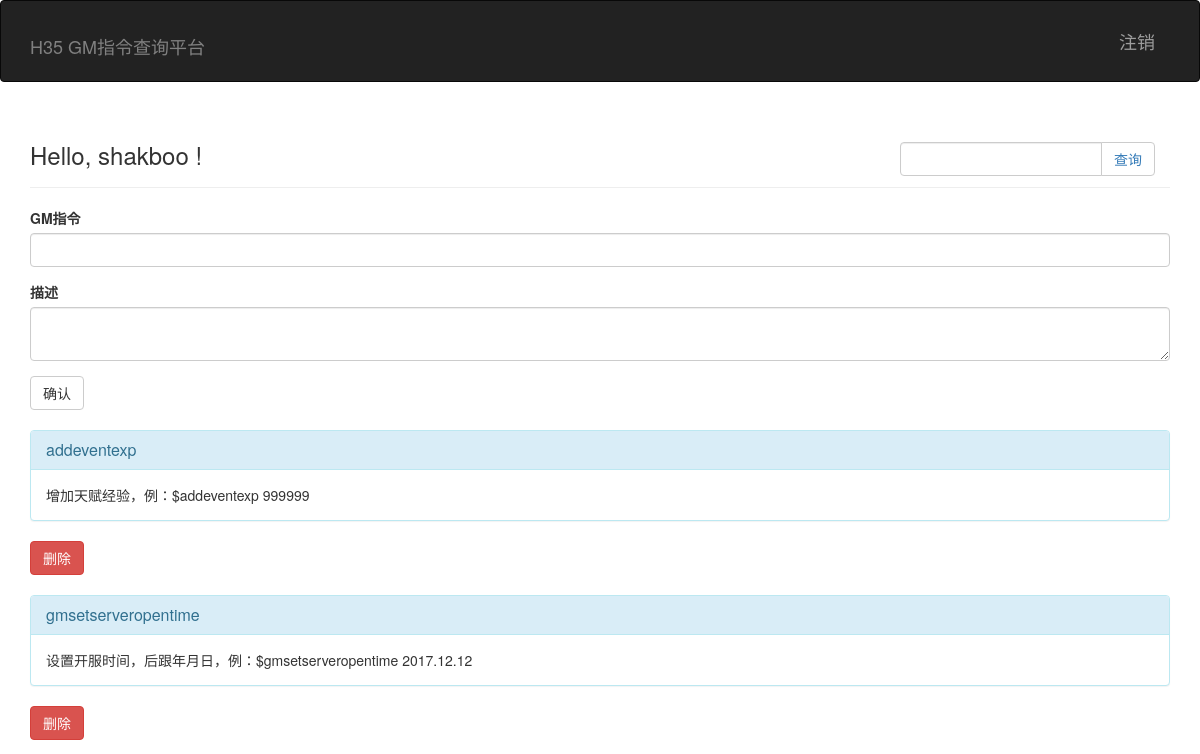
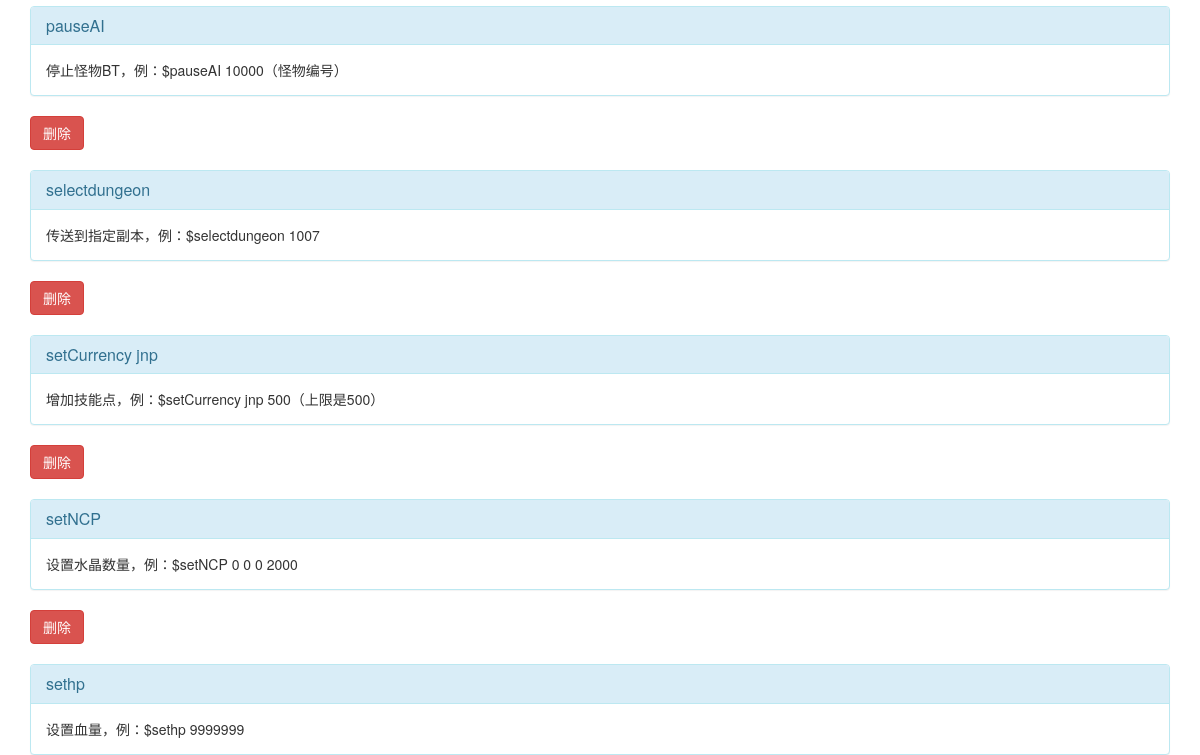
Page / (signed in, upper part) on the earlier database version (2 pictures, top to bottom).
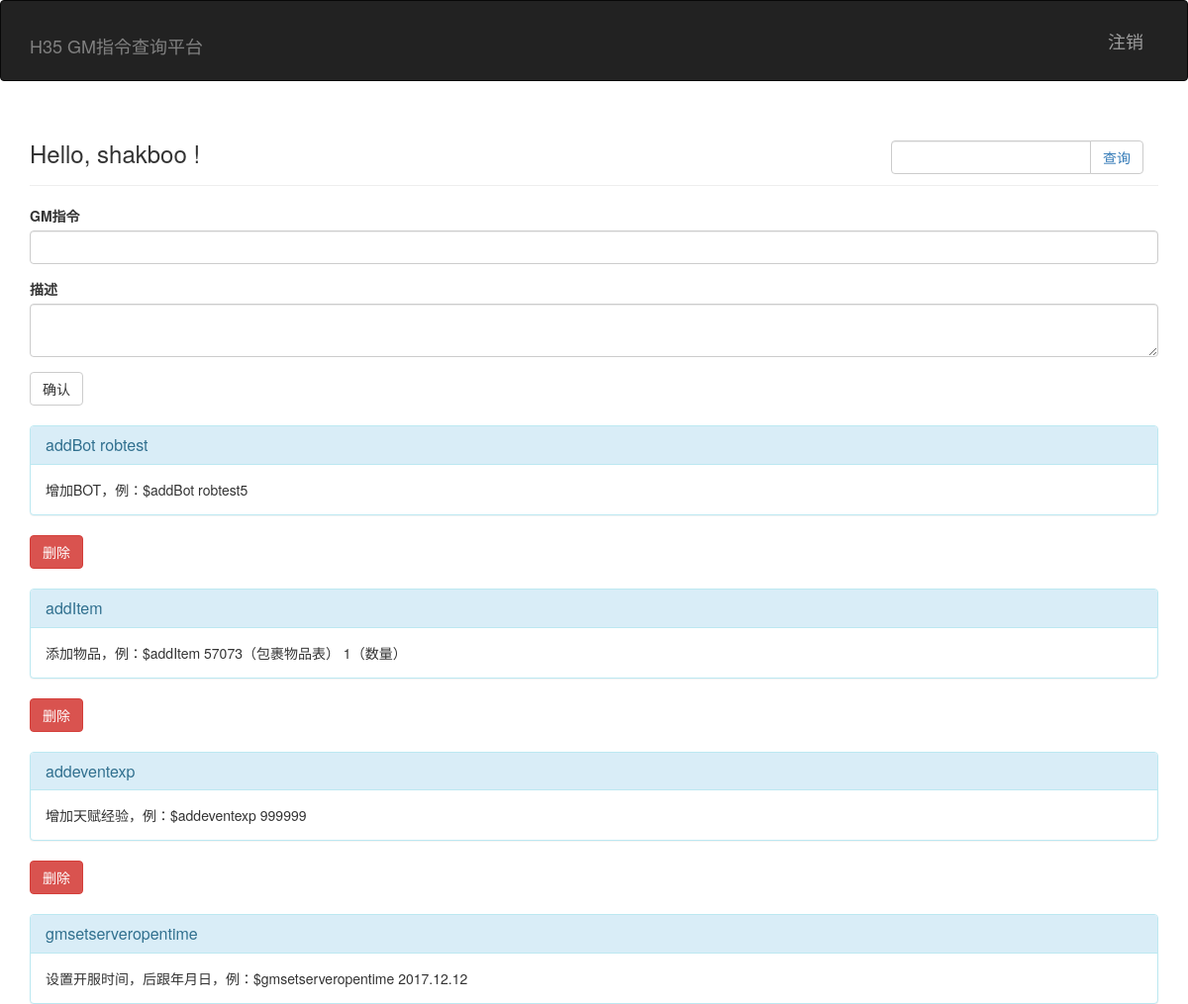
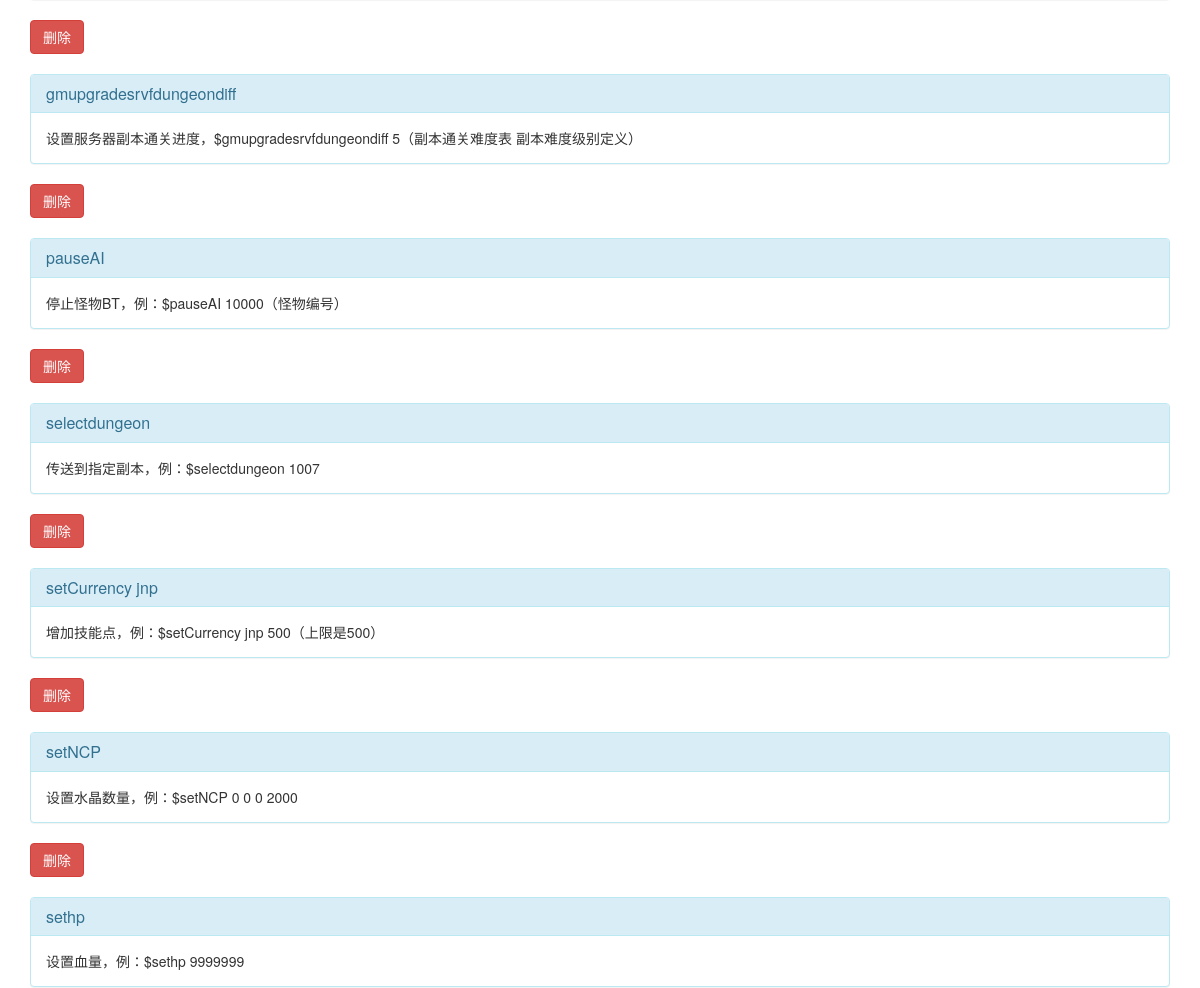
Same page on the later database version (2 pictures, top to bottom).
### app/models.py (models this page shows, shortened)
class User(UserMixin, db.Model):
    __tablename__ = 'users'
    id = db.Column(db.Integer, primary_key = True)
    username = db.Column(db.String(64), unique=True, index=True)
    password_hash = db.Column(db.String(128))
    role_id = db.Column(db.Integer, db.ForeignKey('roles.id'))
    posts = db.relationship('Post', backref = 'author', lazy = 'dynamic')
    @property
    def password(self):
        raise AttributeError('password is not readable attribute')
    def is_shakboo(self):
        if self.username == "shakboo":
            return True
        return False
    def is_login(self):
        return True

class Post(db.Model):
    __tablename__ = 'posts'
    gm = db.Column(db.String(128), primary_key = True)
    info = db.Column(db.Text)
    timestamp = db.Column(db.DateTime, index=True, default = datetime.utcnow)
    author_id = db.Column(db.Integer, db.ForeignKey('users.id'))

### app/main/views.py (the view)
@main.route('/', methods = ['GET','POST'])
def index():
    try:
        if current_user.is_login():
            pass
    except:
            return redirect(url_for('auth.login'))
    form1 = PostForm()
    if form1.validate_on_submit():
        post = Post(gm=form1.gm.data, info=form1.info.data)
        db.session.add(post)
        return redirect(url_for('.index'))
    if request.method == 'POST':
        delete_gm = request.form['for_query']
        delete_gm_find = Post.query.filter_by(gm=delete_gm).first()
        db.session.delete(delete_gm_find)
        return redirect(url_for('.index'))
    posts = Post.query.order_by('gm').all()
    return render_template('index.html', form=form1,posts = posts)

### app/main/forms.py
class PostForm(Form):
    gm = StringField('GM指令', validators=[Required(),Length(1,64)])
    info = TextAreaField('描述',validators = [Required()])
    submit1 = SubmitField('确认')

### app/models.py (called while the page is built)
@login_manager.user_loader
def load_user(user_id):
    return User.query.get(int(user_id))

### app/templates/index.html (shortened to what this page needs)
{% extends "base.html" %}
{% import "bootstrap/wtf.html" as wtf %}
{% block page_content %}
<div class="page-header">
        <div class="col-lg-3 pull-right col-sm-5 col-md-4 col-xs-6">
                <form class="input-group" method="post" action="{{ url_for('auth.query') }}">
                    <input type="text" class="form-control" id="user-input" name="userInput">
                    <span class="input-group-btn">
                        <button class="btn btn-default btn-query" type="submit"><a style="text-decoration:none"> 查询</a></button>
                    </span>
                </form>
        </div>
    <h3>Hello,
        {% if current_user.is_authenticated %}
        {{ current_user.username }}
        {% else %}
        Stranger
        {% endif %}!
    </h3>
</div>
<div>
    {% if current_user.is_shakboo() %}
        {{ wtf.quick_form(form) }}
    {% endif %}
</div>
<br>
<div class="posts">
    {% for post in posts %}
    <form class="post" method="post" action="{{ url_for('main.index') }}">
        <div class="panel panel-info">
            <div class="panel-heading">
                <h3 class="panel-title gm-exist">{{ post.gm }}</h3>
            </div>
            <div class="panel-body info-exist">{{ post.info }}</div>
        </div>
        {% if current_user.is_shakboo() %}
            <button class="btn btn-danger btn-query" type="submit" name="delete"><a style="text-decoration:none"><font style="color:white"> 删除</font></a></button>
        {% endif %}
    </form>
        {% if current_user.is_shakboo() %}
            <br>
        {% endif %}
    {% endfor %}
</div>
{% endblock %}

### app/templates/base.html (shortened to what this page needs)
{% extends "bootstrap/base.html" %}
{% block navbar %}
<div class="navbar navbar-inverse" role="navigation">
    <div class="container">
        <div class="navber-header">
            <h1 class="navbar-brand"><a style="text-decoration:none" href="{{ url_for('main.index') }}"><font style="color:grey">H35 GM指令查询平台</font></a></h1>
        </div>
        <ul class="nav navbar-nav navbar-right navbar-brand">
            {% if current_user.is_authenticated %}
            <li><a href="{{ url_for('auth.logout') }}">注销</a> </li>
            {% else %}
            <li><a href="{{ url_for('auth.login') }}">登陆</a> </li>
            {% endif %}
        </ul>
    </div>
</div>
{% endblock %}
{% block content %}
<div class="container">
    {% block page_content %}{% endblock %}
</div>
{% endblock %}

Differences in the rows shown:
added Post: gm "addBot robtest", info "增加BOT，例：$addBot robtest5", shows "删除"
added Post: gm "addItem", info "添加物品，例：$addItem 57073（包裹物品表） 1（数量）", shows "删除"
added Post: gm "gmupgradesrvfdungeondiff", info "设置服务器副本通关进度，$gmupgradesrvfdungeondiff 5（副本通关难度表 副本难度级别定义）", shows "删除"
